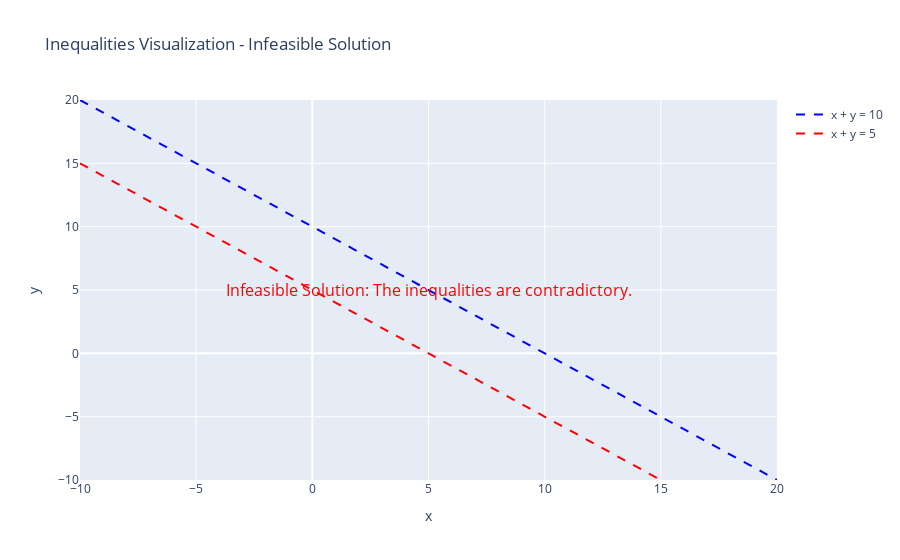

Write notebook code for a chart like this one.
### Markdown cell above
## graphing

### Code cell
import numpy as np
import plotly.graph_objects as go

# Create a grid of x values
x = np.linspace(-10, 20, 400)
y1_upper = 10 - x  # for the line x + y = 10 (upper bound)
y2_lower = 5 - x    # for the line x + y = 5 (lower bound)

# Create the figure
fig = go.Figure()

# Add the lines representing the boundaries of the inequalities
fig.add_trace(go.Scatter(x=x, y=y1_upper, mode='lines', name='x + y = 10', line=dict(color='blue', dash='dash')))
fig.add_trace(go.Scatter(x=x, y=y2_lower, mode='lines', name='x + y = 5', line=dict(color='red', dash='dash')))

# Since the inequalities x + y >= 10 and x + y <= 5 are contradictory, there is no feasible region.
# Instead of shading, display a message indicating that the solution is infeasible.
fig.add_annotation(
    text="Infeasible Solution: The inequalities are contradictory.",
    xref="paper", yref="paper",
    x=0.5, y=0.5, showarrow=False, font=dict(size=16, color="red")
)

# Update layout
fig.update_layout(title='Inequalities Visualization - Infeasible Solution',
                  xaxis_title='x',
                  yaxis_title='y',
                  xaxis=dict(range=[-10, 20]),
                  yaxis=dict(range=[-10, 20]),
                  showlegend=True)

# Show the figure
fig.show()

### Figure 1 — Plotly figure (JSON) as saved in the notebook; plotly's stock layout.template omitted (floating-point values rounded to 4 significant figures; data arrays with more than 128 entries replaced by an {"elided": "..."} marker saying what was removed)
{"data": [{"line": {"color": "blue", "dash": "dash"}, "mode": "lines", "name": "x + y = 10", "type": "scatter", "x": {"elided": "400 float values"}, "y": {"elided": "400 float values"}}, {"line": {"color": "red", "dash": "dash"}, "mode": "lines", "name": "x + y = 5", "type": "scatter", "x": {"elided": "400 float values"}, "y": {"elided": "400 float values"}}], "layout": {"annotations": [{"font": {"color": "red", "size": 16}, "showarrow": false, "text": "Infeasible Solution: The inequalities are contradictory.", "x": 0.5, "xref": "paper", "y": 0.5, "yref": "paper"}], "showlegend": true, "title": {"text": "Inequalities Visualization - Infeasible Solution"}, "xaxis": {"range": [-10, 20], "title": {"text": "x"}}, "yaxis": {"range": [-10, 20], "title": {"text": "y"}}}}
